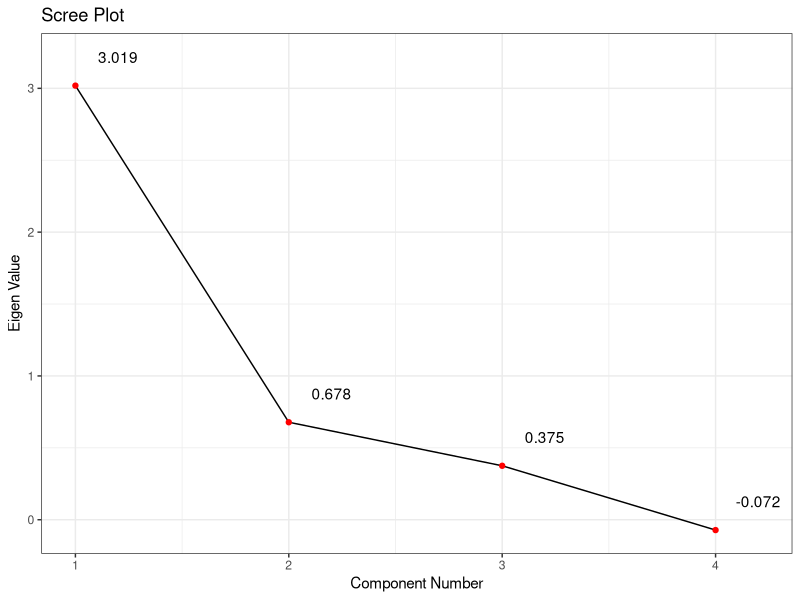

The R script that drew this image:
library(tidyverse)

print_eq <- function(eig_vec, comp = 1:ncol(eig_vec)){
  for (i in comp) {
    cat(stringr::str_glue('y{i} = {paste0(round(eig_vec[,i], 3), "*X", 1:length(eig_vec[,i]), collapse = " + ")}'), '\n')
  }
}
scree_plot <- function(eig_values){
  ggplot(NULL, aes(y = eig_values, x = 1:length(eig_values))) +
    geom_line() +
    geom_point(color = 'red') +
    geom_text(aes(label = round(eig_values, 3)), nudge_x = 0.2, nudge_y = 0.2) +
    labs(
      x = 'Component Number',
      y = 'Eigen Value',
      title = 'Scree Plot'
    ) +
    theme_bw()
}

# -------------------------------------------------------------------------
R <- matrix(c(1, 0.9, 0.74, 0.64,
              0.9, 1, 0.33, 0.74,
              0.74, 0.33, 1, 0.66,
              0.64, 0.74, 0.66, 1),
            nrow = 4, byrow = T)
R


# A -----------------------------------------------------------------------
eig <- eigen(R)
eig

# proporsi
eig$values / sum(eig$values)

# scree plot
scree_plot(eig$values)

# maka komponen utama yang sebaiknya digunakan adalah 1
# karena sudah dapat menjelaskan 75,47% variasi. Selain itu berdasarkan
# scree plot, nilai eigen yang lebih besar dari satu hanya dicirikan 
# oleh 1 komponen.



# B -----------------------------------------------------------------------
print_eq(eig$vector, 1)

# Penjelasan :
# berdasarkan hasil poin a didapat proporsinya sebesar 75.47 %, 
# yang artinya minimal dapat menangkap 75.47 % keragaman dari data
# awal



# C -----------------------------------------------------------------------
korelasi <- 
  sweep(
    eig$vectors, 2, eig$values,
    FUN = function(a, b) a*sqrt(b)
  ) %>% 
  `dimnames<-`(
    list(paste0('y', 1:nrow(.)), paste0('x', 1:ncol(.)))
  )

# Untuk Y1
korelasi



lambda <- eig$values
e <- eig$vectors

S <- matrix(0, nrow = 4, ncol = 4)
for (i in 1:4) {
  S <- S + lambda[i] * e[, i] %*% t(e[, i]) 
}
S
